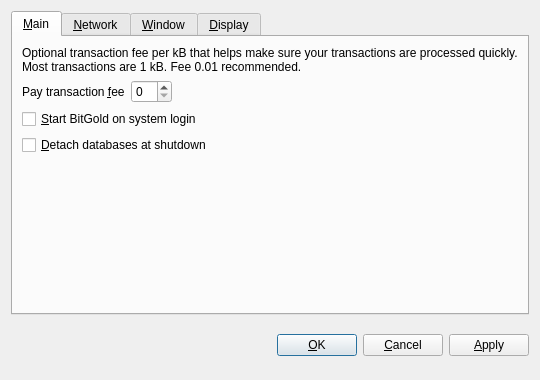
<?xml version="1.0" encoding="UTF-8"?>
<ui version="4.0">
 <class>OptionsDialog</class>
 <widget class="QDialog" name="OptionsDialog">
  <property name="geometry">
   <rect>
    <x>0</x>
    <y>0</y>
    <width>540</width>
    <height>380</height>
   </rect>
  </property>
  <property name="windowTitle">
   <string>Options</string>
  </property>
  <property name="modal">
   <bool>true</bool>
  </property>
  <layout class="QVBoxLayout" name="verticalLayout">
   <item>
    <widget class="QTabWidget" name="tabWidget">
     <property name="tabPosition">
      <enum>QTabWidget::North</enum>
     </property>
     <property name="currentIndex">
      <number>0</number>
     </property>
     <widget class="QWidget" name="tabMain">
      <attribute name="title">
       <string>&amp;Main</string>
      </attribute>
      <layout class="QVBoxLayout" name="verticalLayout_Main">
       <item>
        <widget class="QLabel" name="transactionFeeInfoLabel">
         <property name="text">
          <string>Optional transaction fee per kB that helps make sure your transactions are processed quickly. Most transactions are 1 kB. Fee 0.01 recommended.</string>
         </property>
         <property name="textFormat">
          <enum>Qt::PlainText</enum>
         </property>
         <property name="wordWrap">
          <bool>true</bool>
         </property>
        </widget>
       </item>
       <item>
        <layout class="QHBoxLayout" name="horizontalLayout_Main">
         <item>
          <widget class="QLabel" name="transactionFeeLabel">
           <property name="text">
            <string>Pay transaction &amp;fee</string>
           </property>
           <property name="textFormat">
            <enum>Qt::PlainText</enum>
           </property>
           <property name="buddy">
            <cstring>transactionFee</cstring>
           </property>
          </widget>
         </item>
         <item>
          <widget class="BitcoinAmountField" name="transactionFee"/>
         </item>
         <item>
          <spacer name="horizontalSpacer_Main">
           <property name="orientation">
            <enum>Qt::Horizontal</enum>
           </property>
           <property name="sizeHint" stdset="0">
            <size>
             <width>40</width>
             <height>20</height>
            </size>
           </property>
          </spacer>
         </item>
        </layout>
       </item>
       <item>
        <widget class="QCheckBox" name="bitcoinAtStartup">
         <property name="toolTip">
          <string>Automatically start BitGold after logging in to the system.</string>
         </property>
         <property name="text">
          <string>&amp;Start BitGold on system login</string>
         </property>
        </widget>
       </item>
       <item>
        <widget class="QCheckBox" name="detachDatabases">
         <property name="toolTip">
          <string>Detach block and address databases at shutdown. This means they can be moved to another data directory, but it slows down shutdown. The wallet is always detached.</string>
         </property>
         <property name="text">
          <string>&amp;Detach databases at shutdown</string>
         </property>
        </widget>
       </item>
       <item>
        <spacer name="verticalSpacer_Main">
         <property name="orientation">
          <enum>Qt::Vertical</enum>
         </property>
         <property name="sizeHint" stdset="0">
          <size>
           <width>20</width>
           <height>40</height>
          </size>
         </property>
        </spacer>
       </item>
      </layout>
     </widget>
     <widget class="QWidget" name="tabNetwork">
      <attribute name="title">
       <string>&amp;Network</string>
      </attribute>
      <layout class="QVBoxLayout" name="verticalLayout_Network">
       <item>
        <widget class="QCheckBox" name="mapPortUpnp">
         <property name="toolTip">
          <string>Automatically open the BitGold client port on the router. This only works when your router supports UPnP and it is enabled.</string>
         </property>
         <property name="text">
          <string>Map port using &amp;UPnP</string>
         </property>
        </widget>
       </item>
       <item>
        <widget class="QCheckBox" name="connectSocks">
         <property name="toolTip">
          <string>Connect to the BitGold network through a SOCKS proxy (e.g. when connecting through Tor).</string>
         </property>
         <property name="text">
          <string>&amp;Connect through SOCKS proxy:</string>
         </property>
        </widget>
       </item>
       <item>
        <layout class="QHBoxLayout" name="horizontalLayout_Network">
         <item>
          <widget class="QLabel" name="proxyIpLabel">
           <property name="text">
            <string>Proxy &amp;IP:</string>
           </property>
           <property name="textFormat">
            <enum>Qt::PlainText</enum>
           </property>
           <property name="buddy">
            <cstring>proxyIp</cstring>
           </property>
          </widget>
         </item>
         <item>
          <widget class="QValidatedLineEdit" name="proxyIp">
           <property name="maximumSize">
            <size>
             <width>140</width>
             <height>16777215</height>
            </size>
           </property>
           <property name="toolTip">
            <string>IP address of the proxy (e.g. 127.0.0.1)</string>
           </property>
          </widget>
         </item>
         <item>
          <widget class="QLabel" name="proxyPortLabel">
           <property name="text">
            <string>&amp;Port:</string>
           </property>
           <property name="textFormat">
            <enum>Qt::PlainText</enum>
           </property>
           <property name="buddy">
            <cstring>proxyPort</cstring>
           </property>
          </widget>
         </item>
         <item>
          <widget class="QLineEdit" name="proxyPort">
           <property name="maximumSize">
            <size>
             <width>55</width>
             <height>16777215</height>
            </size>
           </property>
           <property name="toolTip">
            <string>Port of the proxy (e.g. 9050)</string>
           </property>
          </widget>
         </item>
         <item>
          <widget class="QLabel" name="socksVersionLabel">
           <property name="text">
            <string>SOCKS &amp;Version:</string>
           </property>
           <property name="textFormat">
            <enum>Qt::PlainText</enum>
           </property>
           <property name="buddy">
            <cstring>socksVersion</cstring>
           </property>
          </widget>
         </item>
         <item>
          <widget class="QValueComboBox" name="socksVersion">
           <property name="toolTip">
            <string>SOCKS version of the proxy (e.g. 5)</string>
           </property>
          </widget>
         </item>
         <item>
          <spacer name="horizontalSpacer_Network">
           <property name="orientation">
            <enum>Qt::Horizontal</enum>
           </property>
           <property name="sizeHint" stdset="0">
            <size>
             <width>40</width>
             <height>20</height>
            </size>
           </property>
          </spacer>
         </item>
        </layout>
       </item>
       <item>
        <spacer name="verticalSpacer_Network">
         <property name="orientation">
          <enum>Qt::Vertical</enum>
         </property>
         <property name="sizeHint" stdset="0">
          <size>
           <width>20</width>
           <height>40</height>
          </size>
         </property>
        </spacer>
       </item>
      </layout>
     </widget>
     <widget class="QWidget" name="tabWindow">
      <attribute name="title">
       <string>&amp;Window</string>
      </attribute>
      <layout class="QVBoxLayout" name="verticalLayout_Window">
       <item>
        <widget class="QCheckBox" name="minimizeToTray">
         <property name="toolTip">
          <string>Show only a tray icon after minimizing the window.</string>
         </property>
         <property name="text">
          <string>&amp;Minimize to the tray instead of the taskbar</string>
         </property>
        </widget>
       </item>
       <item>
        <widget class="QCheckBox" name="minimizeOnClose">
         <property name="toolTip">
          <string>Minimize instead of exit the application when the window is closed. When this option is enabled, the application will be closed only after selecting Quit in the menu.</string>
         </property>
         <property name="text">
          <string>M&amp;inimize on close</string>
         </property>
        </widget>
       </item>
       <item>
        <spacer name="verticalSpacer_Window">
         <property name="orientation">
          <enum>Qt::Vertical</enum>
         </property>
         <property name="sizeHint" stdset="0">
          <size>
           <width>20</width>
           <height>40</height>
          </size>
         </property>
        </spacer>
       </item>
      </layout>
     </widget>
     <widget class="QWidget" name="tabDisplay">
      <attribute name="title">
       <string>&amp;Display</string>
      </attribute>
      <layout class="QVBoxLayout" name="verticalLayout_Display">
       <item>
        <layout class="QHBoxLayout" name="horizontalLayout_1_Display">
         <item>
          <widget class="QLabel" name="langLabel">
           <property name="text">
            <string>User Interface &amp;language:</string>
           </property>
           <property name="textFormat">
            <enum>Qt::PlainText</enum>
           </property>
           <property name="buddy">
            <cstring>lang</cstring>
           </property>
          </widget>
         </item>
         <item>
          <widget class="QValueComboBox" name="lang">
           <property name="toolTip">
            <string>The user interface language can be set here. This setting will take effect after restarting BitGold.</string>
           </property>
          </widget>
         </item>
        </layout>
       </item>
       <item>
        <layout class="QHBoxLayout" name="horizontalLayout_2_Display">
         <item>
          <widget class="QLabel" name="unitLabel">
           <property name="text">
            <string>&amp;Unit to show amounts in:</string>
           </property>
           <property name="textFormat">
            <enum>Qt::PlainText</enum>
           </property>
           <property name="buddy">
            <cstring>unit</cstring>
           </property>
          </widget>
         </item>
         <item>
          <widget class="QValueComboBox" name="unit">
           <property name="toolTip">
            <string>Choose the default subdivision unit to show in the interface and when sending coins.</string>
           </property>
          </widget>
         </item>
        </layout>
       </item>
       <item>
        <widget class="QCheckBox" name="displayAddresses">
         <property name="toolTip">
          <string>Whether to show BitGold addresses in the transaction list or not.</string>
         </property>
         <property name="text">
          <string>&amp;Display addresses in transaction list</string>
         </property>
        </widget>
       </item>
       <item>
        <widget class="QCheckBox" name="coinControlFeatures">
         <property name="toolTip">
          <string>Whether to show coin control features or not.</string>
         </property>
         <property name="text">
          <string>Display coin &amp;control features (experts only!)</string>
         </property>
        </widget>
       </item>
       <item>
        <spacer name="verticalSpacer_Display">
         <property name="orientation">
          <enum>Qt::Vertical</enum>
         </property>
         <property name="sizeHint" stdset="0">
          <size>
           <width>20</width>
           <height>40</height>
          </size>
         </property>
        </spacer>
       </item>
      </layout>
     </widget>
    </widget>
   </item>
   <item>
    <layout class="QHBoxLayout" name="horizontalLayout_Buttons">
     <item>
      <spacer name="horizontalSpacer_1">
       <property name="orientation">
        <enum>Qt::Horizontal</enum>
       </property>
       <property name="sizeHint" stdset="0">
        <size>
         <width>40</width>
         <height>48</height>
        </size>
       </property>
      </spacer>
     </item>
     <item>
      <widget class="QLabel" name="statusLabel">
       <property name="font">
        <font>
         <weight>75</weight>
         <bold>true</bold>
        </font>
       </property>
       <property name="text">
        <string/>
       </property>
       <property name="textFormat">
        <enum>Qt::PlainText</enum>
       </property>
       <property name="wordWrap">
        <bool>true</bool>
       </property>
      </widget>
     </item>
     <item>
      <spacer name="horizontalSpacer_2">
       <property name="orientation">
        <enum>Qt::Horizontal</enum>
       </property>
       <property name="sizeHint" stdset="0">
        <size>
         <width>40</width>
         <height>48</height>
        </size>
       </property>
      </spacer>
     </item>
     <item>
      <widget class="QPushButton" name="okButton">
       <property name="text">
        <string>&amp;OK</string>
       </property>
      </widget>
     </item>
     <item>
      <widget class="QPushButton" name="cancelButton">
       <property name="text">
        <string>&amp;Cancel</string>
       </property>
       <property name="autoDefault">
        <bool>false</bool>
       </property>
      </widget>
     </item>
     <item>
      <widget class="QPushButton" name="applyButton">
       <property name="text">
        <string>&amp;Apply</string>
       </property>
       <property name="autoDefault">
        <bool>false</bool>
       </property>
      </widget>
     </item>
    </layout>
   </item>
  </layout>
 </widget>
 <customwidgets>
  <customwidget>
   <class>BitcoinAmountField</class>
   <extends>QSpinBox</extends>
   <header>bitcoinamountfield.h</header>
  </customwidget>
  <customwidget>
   <class>QValueComboBox</class>
   <extends>QComboBox</extends>
   <header>qvaluecombobox.h</header>
  </customwidget>
  <customwidget>
   <class>QValidatedLineEdit</class>
   <extends>QLineEdit</extends>
   <header>qvalidatedlineedit.h</header>
  </customwidget>
 </customwidgets>
 <resources/>
 <connections/>
</ui>
